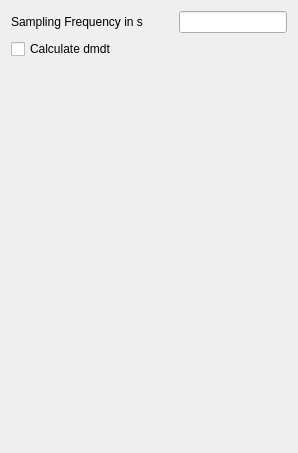
<?xml version="1.0" encoding="UTF-8"?>
<ui version="4.0">
 <class>TGADataPreparationWidget</class>
 <widget class="QWidget" name="TGADataPreparationWidget">
  <property name="geometry">
   <rect>
    <x>0</x>
    <y>0</y>
    <width>298</width>
    <height>453</height>
   </rect>
  </property>
  <property name="windowTitle">
   <string>Form</string>
  </property>
  <layout class="QVBoxLayout" name="verticalLayout">
   <item>
    <layout class="QHBoxLayout" name="horizontalLayout" stretch="3,2">
     <item>
      <widget class="QLabel" name="label">
       <property name="text">
        <string>Sampling Frequency in s</string>
       </property>
      </widget>
     </item>
     <item>
      <widget class="QLineEdit" name="sample_frequency_lineEdit"/>
     </item>
    </layout>
   </item>
   <item>
    <widget class="QCheckBox" name="dmdt_checkBox">
     <property name="text">
      <string>Calculate dmdt</string>
     </property>
    </widget>
   </item>
   <item>
    <spacer name="verticalSpacer">
     <property name="orientation">
      <enum>Qt::Orientation::Vertical</enum>
     </property>
     <property name="sizeHint" stdset="0">
      <size>
       <width>20</width>
       <height>40</height>
      </size>
     </property>
    </spacer>
   </item>
  </layout>
 </widget>
 <resources/>
 <connections/>
</ui>
